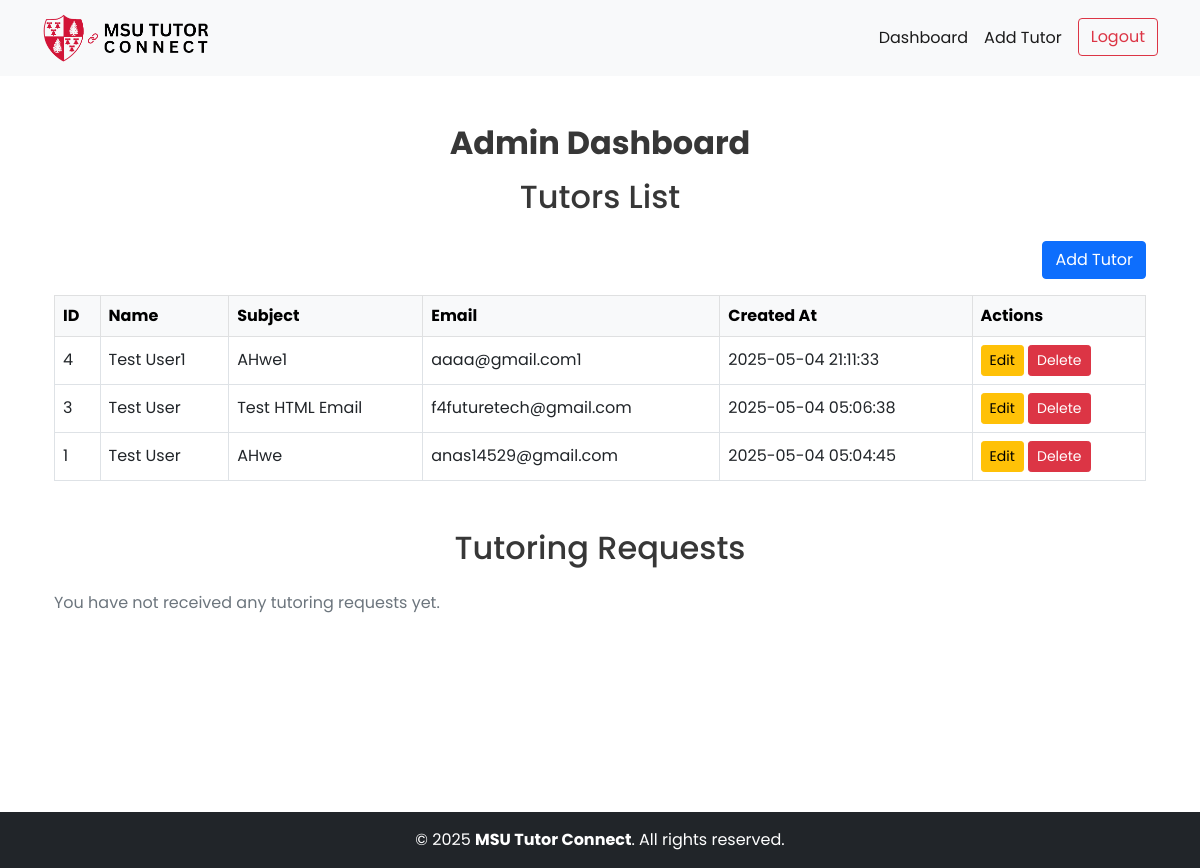
Before: /admin_dashboard.php (signed in) with the older database file.
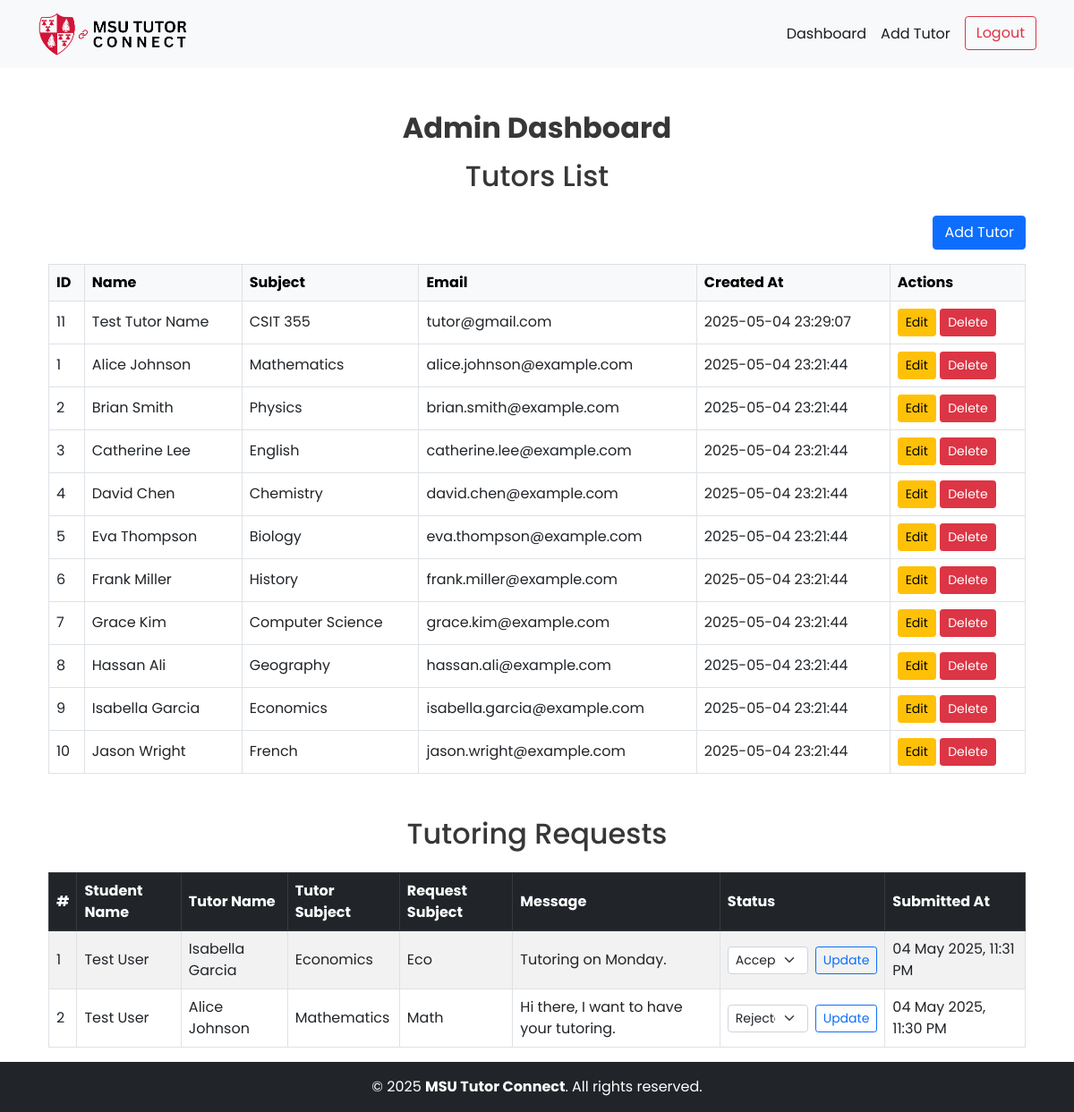
After: the same page with the newer database file.
### tables this page shows
CREATE TABLE `tutors` (
  `tutor_id` int NOT NULL,
  `name` varchar(100) NOT NULL,
  `subject` varchar(100) NOT NULL,
  `email` varchar(100) NOT NULL,
  `bio` text NOT NULL,
  `created_at` datetime DEFAULT CURRENT_TIMESTAMP,
  `image` varchar(255) DEFAULT NULL
);

CREATE TABLE `tutoring_requests` (
  `request_id` int NOT NULL,
  `student_id` int DEFAULT NULL,
  `tutor_id` int DEFAULT NULL,
  `subject` varchar(100) NOT NULL,
  `message` text NOT NULL,
  `status` enum('pending','accepted','rejected') NOT NULL DEFAULT 'pending',
  `submitted_at` datetime DEFAULT CURRENT_TIMESTAMP
);

CREATE TABLE `users` (
  `user_id` int NOT NULL,
  `name` varchar(100) NOT NULL,
  `email` varchar(100) NOT NULL,
  `password` varchar(255) NOT NULL,
  `role` enum('student','admin') NOT NULL,
  `created_at` datetime DEFAULT CURRENT_TIMESTAMP
);

### core/Controller.php (called while the page is built, shortened)
<?php
class Controller
{
    public function view($view, $data = [])
    {
        extract($data);
        require_once "./app/views/$view.phtml";
        $content = ob_get_clean();
        require_once "./app/views/layout.phtml";
    }
}

### app/controllers/AdminController.php (called while the page is built, shortened)
<?php
class AdminController extends Controller
{
    private $tutorModel;
    public function __construct()
    {
        $this->tutorModel = new TutorModel();
    }
    public function index()
    {
        $tutors = $this->tutorModel->getAllTutors();
        $requests = $this->tutorModel->getAllRequests();
        $this->view('admin/dashboard', ['tutors' => $tutors,'requests' => $requests]);
    }
}

### core/Database.php (called while the page is built, shortened)
<?php
class Database
{
    private static $instance = null;
    private function __construct()
    {
        try {
            $this->pdo = new PDO(
                "mysql:host=" . DB_HOST . ";dbname=" . DB_NAME,
                DB_USER,
                DB_PASS
            );
        } catch (PDOException $e) {
            die("Database connection failed: " . $e->getMessage());
        }
    }
    public static function getDB()
    {
        if (self::$instance === null) {
            self::$instance = new Database();
        }
        return self::$instance->pdo;
    }
}

### core/Model.php (called while the page is built, shortened)
<?php
class Model
{
    public function __construct()
    {
        $this->db = Database::getDB();
    }
}

### app/models/TutorModel.php (called while the page is built, shortened)
<?php
class TutorModel extends Model
{
    public function getAllTutors()
    {
        $stmt = $this->db->query("SELECT * FROM tutors ORDER BY created_at DESC");
        return $stmt->fetchAll(PDO::FETCH_ASSOC);
    }
    public function getAllRequests()
    {
        $stmt = $this->db->prepare("
        SELECT r.request_id, t.name AS tutor_name, u.name AS student_name, t.subject AS tutor_subject, r.subject, r.message, r.status, r.submitted_at
        FROM tutoring_requests r
        JOIN users u ON r.student_id = u.user_id
        JOIN tutors t ON r.tutor_id = t.tutor_id
        ORDER BY r.submitted_at DESC
    ");
        $stmt->execute();
        return $stmt->fetchAll(PDO::FETCH_ASSOC);
    }
}

### app/controllers/AuthController.php (called while the page is built, shortened)
<?php
class AuthController extends Controller
{
    public static function isAdmin()
    {
        return isset($_SESSION['user_id']) && isset($_SESSION['role']) && $_SESSION['role'] == 'admin';
    }
}

### app/views/admin/dashboard.phtml (the view, shortened to what this page needs)
<?php $title = 'Admin Dashboard'; ?>
<div class="container mt-5">
    <h2 class="mb-3 text-center fw-bold"><?= $title; ?></h2>
    <h2 class="mb-4 text-center">Tutors List</h2>
    <div class="text-end mb-3">
        <a href="<?= BASE_URL ?>add_tutor.php" class="btn btn-primary">Add Tutor</a>
    </div>
    <?php if (!empty($tutors)): ?>
        <table class="table table-bordered mx-auto">
            <thead class="table-light">
                <tr>
                    <th>ID</th>
                    <th>Name</th>
                    <th>Subject</th>
                    <th>Email</th>
                    <th>Created At</th>
                    <th>Actions</th>
                </tr>
            </thead>
            <tbody>
                <?php foreach ($tutors as $tutor): ?>
                    <tr>
                        <td><?= htmlspecialchars($tutor['tutor_id']) ?></td>
                        <td><?= htmlspecialchars($tutor['name']) ?></td>
                        <td><?= htmlspecialchars($tutor['subject']) ?></td>
                        <td><?= htmlspecialchars($tutor['email']) ?></td>
                        <td><?= htmlspecialchars($tutor['created_at']) ?></td>
                        <td>
                            <a href="<?= BASE_URL ?>edit_tutor.php?id=<?= $tutor['tutor_id'] ?>"
                                class="btn btn-sm btn-warning">Edit</a>
                            <a href="<?= BASE_URL ?>delete_tutor.php?id=<?= $tutor['tutor_id'] ?>" class="btn btn-sm btn-danger"
                                onclick="return confirm('Are you sure?')">Delete</a>
                        </td>
                    </tr>
                <?php endforeach; ?>
            </tbody>
        </table>
    <?php else: ?>
        <p class="text-center">No tutors found.</p>
    <?php endif; ?>
    <div class="mt-5">
        <h2 class="mb-4 text-center">Tutoring Requests</h2>
        <?php if (empty($requests)): ?>
            <p class="text-muted">You have not received any tutoring requests yet.</p>
        <?php else: ?>
            <table class="table table-bordered table-striped">
                <thead class="table-dark">
                    <tr>
                        <th>#</th>
                        <th>Student Name</th>
                        <th>Tutor Name</th>
                        <th>Tutor Subject</th>
                        <th>Request Subject</th>
                        <th>Message</th>
                        <th>Status</th>
                        <th>Submitted At</th>
                    </tr>
                </thead>
                <tbody>
                    <?php foreach ($requests as $i => $req): ?>
                        <tr>
                            <td><?= $i + 1 ?></td>
                            <td><?= htmlspecialchars($req['student_name']) ?></td>
                            <td><?= htmlspecialchars($req['tutor_name']) ?></td>
                            <td><?= htmlspecialchars($req['tutor_subject']) ?></td>
                            <td><?= htmlspecialchars($req['subject']) ?></td>
                            <td><?= nl2br(htmlspecialchars($req['message'])) ?></td>
                            <td>
                                <form method="POST" action="update_request_status.php" class="d-flex align-items-center gap-2">
                                    <select name="status" class="form-select form-select-sm" required>
                                        <option value="accepted" <?= $req['status'] === 'accepted' ? 'selected' : '' ?>>Accepted
                                        </option>
                                        <option value="rejected" <?= $req['status'] === 'rejected' ? 'selected' : '' ?>>Rejected
                                        </option>
                                    </select>
                                    <button type="submit" class="btn btn-sm btn-outline-primary">Update</button>
                                </form>
                            </td>
                            <td><?= date('d M Y, h:i A', strtotime($req['submitted_at'])) ?></td>
                        </tr>
                    <?php endforeach; ?>
                </tbody>
            </table>
        <?php endif; ?>
    </div>
</div>

### admin_dashboard.php (shortened to what this page needs)
<?php
if (AuthController::isAdmin()) {
    $controller = new AdminController();
    $controller->index();
} else {
    header('Location: ' . BASE_URL . 'login.php');
}

### app/views/layout.phtml (shortened to what this page needs)
<!DOCTYPE html>
<html lang="en">
    <head>
        <link href="<?php echo BASE_URL ?>public/assets/css/bootstrap.min.css" rel="stylesheet">
        <link href="<?php echo BASE_URL ?>public/assets/css/bootstrap.icons.css" rel="stylesheet">
        <link href="<?php echo BASE_URL ?>public/assets/css/style.css" rel="stylesheet">
    </head>
    <body>
        <?php
        if (empty($hideLayout)): ?>
            <nav class="navbar navbar-expand-lg navbar-light bg-light">
                <div class="container">
                    <a class="navbar-brand" href="<?php echo BASE_URL; ?>">
                        <img src="<?php echo BASE_URL ?>public/assets/img/logo.png" alt="Logo" height="50">
                    </a>
                    <div class="collapse navbar-collapse" id="navbarSupportedContent">
                        <ul class="navbar-nav ms-auto mb-2 mb-lg-0">
                            <?php
                            if (AuthController::isAdmin()) {
                                ?>
                                <li class="nav-item">
                                    <a class="nav-link" href="<?= BASE_URL ?>admin_dashboard.php">Dashboard</a>
                                </li>
                                <li class="nav-item">
                                    <a class="nav-link" href="<?= BASE_URL ?>add_tutor.php">Add Tutor</a>
                                </li>
                                <li class="nav-item">
                                    <a class="btn btn-outline-danger ms-2" href="<?= BASE_URL ?>logout.php"> Logout </a>
                                </li>
                                <?php
                            } else if (AuthController::isStudent()) {
                                ?>
                                    <li class="nav-item">
                                        <a class="nav-link" href="<?= BASE_URL ?>student_dashboard.php">Dashboard</a>
                                    </li>
                                    <li class="nav-item">
                                        <a class="nav-link" href="<?= BASE_URL ?>find_tutor.php">Find Tutors</a>
                                    </li>
                                    <li class="nav-item">
                                        <a class="btn btn-outline-danger ms-2" href="<?= BASE_URL ?>logout.php">Logout</a>
                                    </li>
                                <?php
                            } else if (AuthController::isStudent()) {
                                ?>
                                        <li class="nav-item">
                                            <a class="nav-link" href="<?= BASE_URL ?>find_tutor.php">Find Tutors</a>
                                        </li>
                                        <li class="nav-item">
                                            <a class="btn btn-outline-primary ms-2" href="<?= BASE_URL ?>login.php">Login</a>
                                        </li>
                                <?php
                            }
                            ?>
                        </ul>
                    </div>
                </div>
            </nav>
        <?php endif; ?>
        <main>
            <div class="container">
                <?= $content ?>
            </div>
        </main>
        <?php if (empty($hideLayout)): ?>
            <footer class="bg-dark text-white text-center py-3 mt-auto"> &copy; <?= date('Y') ?> <b>MSU Tutor Connect</b>. All
                rights reserved. </footer>
        <?php endif; ?>
    </body>
</html>

### public/assets/css/style.css (style rules this page uses)
body { background-color: #FFFFFF; color: #373737; font-family: 'Poppins', Arial, Helvetica, sans-serif; }
main { min-height: calc(100vh - 112px); }
.nav-link { color: #1b1b1b !important; }
table td,table th { vertical-align: middle; }

Changed rows visible on the page:
added tutors: tutor_id "11", name "Test Tutor Name", subject "CSIT 355", email "tutor@gmail.com", created_at "2025-05-04 23:29:07"
changed tutors id 1: name "Test User" → "Alice Johnson"; subject "AHwe" → "Mathematics"; email "anas14529@gmail.com" → "alice.johnson@example.com"; created_at "2025-05-04 05:04:45" → "2025-05-04 23:21:44"; moves up the list
added tutors: tutor_id "2", name "Brian Smith", subject "Physics", email "brian.smith@example.com", created_at "2025-05-04 23:21:44"
changed tutors id 3: name "Test User" → "Catherine Lee"; subject "Test HTML Email" → "English"; email "f4futuretech@gmail.com" → "catherine.lee@example.com"; created_at "2025-05-04 05:06:38" → "2025-05-04 23:21:44"; moves down the list
changed tutors id 4: name "Test User1" → "David Chen"; subject "AHwe1" → "Chemistry"; email "aaaa@gmail.com1" → "david.chen@example.com"; created_at "2025-05-04 21:11:33" → "2025-05-04 23:21:44"
added tutors: tutor_id "5", name "Eva Thompson", subject "Biology", email "eva.thompson@example.com", created_at "2025-05-04 23:21:44"
added tutors: tutor_id "6", name "Frank Miller", subject "History", email "frank.miller@example.com", created_at "2025-05-04 23:21:44"
added tutors: tutor_id "7", name "Grace Kim", subject "Computer Science", email "grace.kim@example.com", created_at "2025-05-04 23:21:44"
added tutors: tutor_id "8", name "Hassan Ali", subject "Geography", email "hassan.ali@example.com", created_at "2025-05-04 23:21:44"
added tutors: tutor_id "9", name "Isabella Garcia", subject "Economics", email "isabella.garcia@example.com", created_at "2025-05-04 23:21:44"
added tutors: tutor_id "10", name "Jason Wright", subject "French", email "jason.wright@example.com", created_at "2025-05-04 23:21:44"
added tutoring_requests: student.name "Test User", tutor.name "Isabella Garcia", tutor.subject "Economics", subject "Eco", message "Tutoring on Monday.", status "Accepted", submitted_at "04 May 2025, 11:31 PM"
added tutoring_requests: student.name "Test User", tutor.name "Alice Johnson", tutor.subject "Mathematics", subject "Math", message "Hi there, I want to have your tutoring.", status "Rejected", submitted_at "04 May 2025, 11:30 PM"
Other visible differences:
text no longer shown: "You have not received any tutoring requests yet."
text now shown: "# Student Name Tutor Name Tutor Subject Request Subject Message Status Submitted At"
